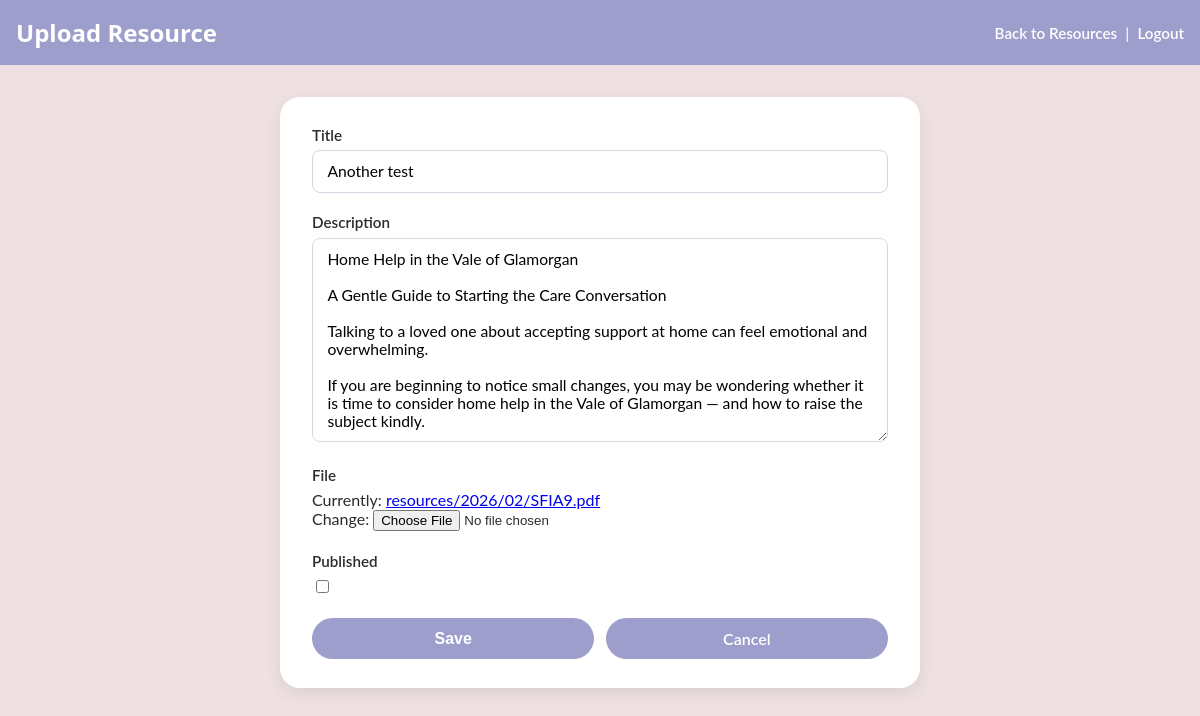
The app's page /portal/resources/2/edit/ (signed in), older data.
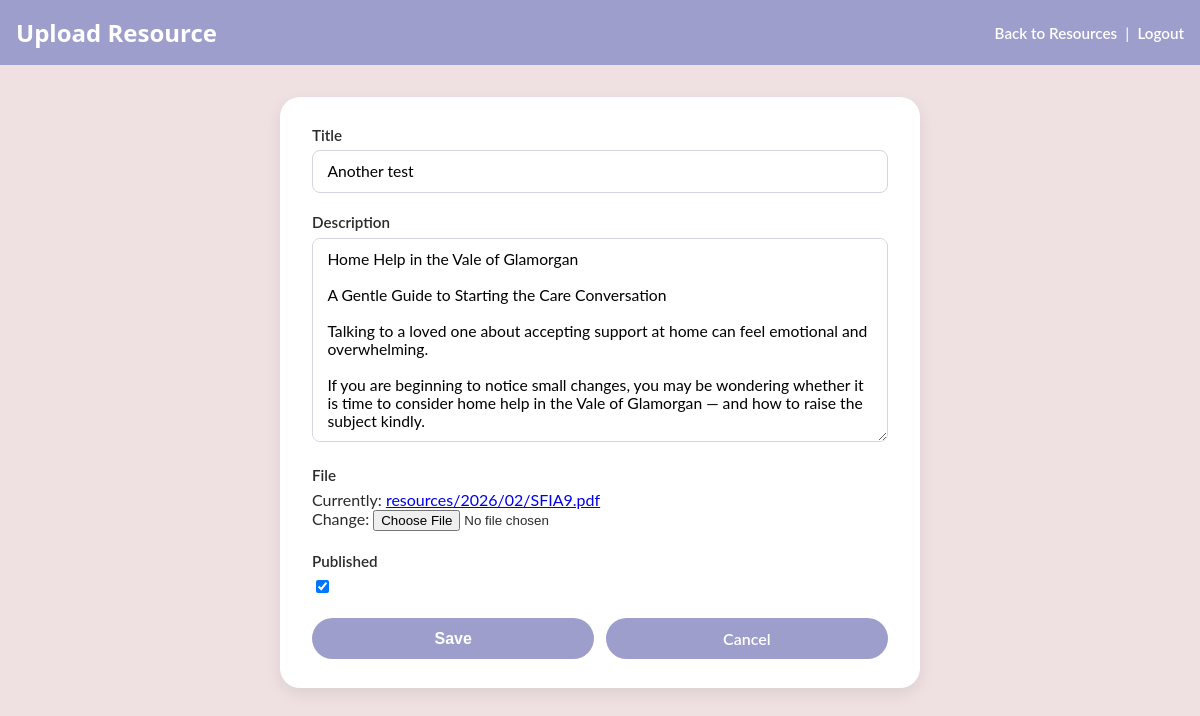
The same page, newer data.
### SweetPeaApp/models.py (models this page shows, shortened)
class ResourceDocument(models.Model):
    title = models.CharField(max_length=200)
    description = models.TextField(blank=True)
    file = models.FileField(upload_to="resources/%Y/%m/")
    uploaded_by = models.ForeignKey(
        settings.AUTH_USER_MODEL,
        on_delete=models.SET_NULL,
        null=True,
        blank=True,
        related_name="uploaded_resources",
    )
    is_published = models.BooleanField(default=True)
    created_at = models.DateTimeField(auto_now_add=True)
    class Meta:
        ordering = ["-created_at"]

### SweetPeaApp/views.py (the view, shortened to what this page needs)
# urls.py: path("portal/resources/<int:pk>/edit/", views.PortalResourceUpdateView.as_view(), name="resource_edit"),
class PortalResourceUpdateView(StaffRequiredMixin, UpdateView):
    model = ResourceDocument
    form_class = ResourceDocumentForm
    template_name = "SweetPeaApp/portal/resources_upload.html"  # reuse your form template
    success_url = reverse_lazy("resources_list")

### SweetPeaApp/forms.py
class ResourceDocumentForm(forms.ModelForm):
    class Meta:
        model = ResourceDocument
        fields = ["title", "description", "file", "is_published"]

### SweetPeaApp/views.py (called while the page is built)
def staff_check(user):
    return user.is_staff or user.is_superuser

    def test_func(self):
        return staff_check(self.request.user)

### SweetPeaApp/templates/SweetPeaApp/portal/resources_upload.html (shortened to what this page needs)
{% load static %}
<!DOCTYPE html>
<html lang="en">
<head>
  <link rel="stylesheet" href="{% static 'SweetPeaApp/css/portal.css' %}">
  <link rel="stylesheet" href="{% static 'SweetPeaApp/css/portal_testimonials.css' %}">
</head>
<body class="portal-body">
  <header class="portal-header">
    <h1>Upload Resource</h1>
    <nav>
      <a href="{% url 'resources_list' %}">Back to Resources</a>
      <span> | </span>
      <a href="{% url 'portal_logout' %}">Logout</a>
    </nav>
  </header>
  <main class="portal-wrapper--form">
    <div class="portal-form-container">
      <form class="portal-form" method="post" enctype="multipart/form-data">
        <div class="form-row">
          <label>Title</label>
          {{ form.title }}
        </div>
        <div class="form-row">
          <label>Description</label>
          {{ form.description }}
        </div>
        <div class="form-row">
          <label>File</label>
          {{ form.file }}
        </div>
        <div class="form-row">
          <label>Published</label>
          {{ form.is_published }}
        </div>
        <div class="form-actions">
          <button type="submit" class="btn">Save</button>
          <a href="{% url 'resources_list' %}" class="btn">Cancel</a>
        </div>
      </form>
    </div>
  </main>
</body>
</html>

Row changes from the older to the newer data that the page shows:
changed ResourceDocument "Another test": is_published "☐" → "☑"
